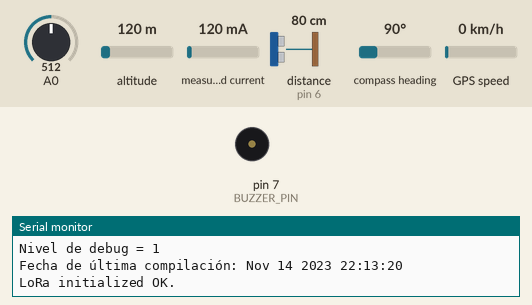
A program run on a simulated Arduino Nano, built with avr-gcc and run on an emulated ATmega328P. Shown: buzzer (waves = sounding, pin HIGH), the last lines printed to the serial monitor. The inputs (shaded band) are chosen by the test bench; at power-on: A0 = 512, altitude 120 m, measured current 120 mA, distance to the obstacle (sensor on pin 6) 80 cm, compass heading 90°, GPS speed 0 km/h. The GPS gets a fix after 3 s at 37.7749, -122.4194 with 8 satellites; no radio packets arrive unless stated.

Above: at 10.6 s.
At 21.16 s:
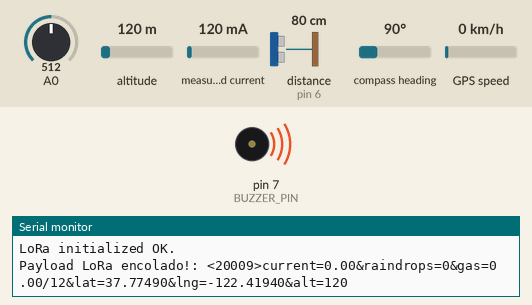
Timing chart, 0 to 26.3 s (numbered marks = the images above):
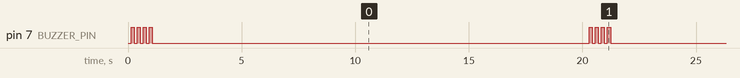

Measured:
- by itself, pin 7 (BUZZER_PIN): repeats every 20.2 s: 3 × (LOW 0.13 s, HIGH 0.13 s), LOW 19.2 s, HIGH 0.13 s
- by itself, everything shown: repeats every 20.0 s, in 8 steps

The program:

main.cpp
```cpp
/**
    Rutina principal que obtiene los valores sensados y los modula
    y transmite sobre LoRa@433MHz en una string especialmente diseñada.
    @file nodo-sisicic.ino
    @author Franco Abosso
    @author Julio Donadello
    @version 1.1 29/03/2021
*/

/// Headers iniciales (preceden a la declaración de variables).

// Header que contiene constantes relevantes al accionar de este programa.
#include "constants.h"          // Biblioteca propia.

// Bibliotecas necesarias para manejar al SX1278.
#include <SPI.h>                // https://www.arduino.cc/en/reference/SPI
#include <LoRa.h>               // https://github.com/sandeepmistry/arduino-LoRa

// Biblioteca utilizada para manejar al HC-SR04.
#include <NewPing.h>            // https://bitbucket.org/teckel12/arduino-new-ping/wiki/Home

// Biblioteca necesaria para calcular los valores RMS de los sensores de tensión y corriente.
#include <EmonLib.h>            // https://learn.openenergymonitor.org/electricity-monitoring/ctac/how-to-build-an-arduino-energy-monitor

// Biblioteca necesaria para reservar espacios de memoria fijos para las Strings utilizadas.
#include <StringReserveCheck.h> // https://www.forward.com.au/pfod/ArduinoProgramming/ArduinoStrings/index.html

// Biblioteca necesaria para manejar el GPS.
#include <TinyGPS++.h>          // https://github.com/mikalhart/TinyGPSPlus

// Biblioteca necesaria para emular otro puerto serie.
#include <SoftwareSerial.h>     // https://www.arduino.cc/en/Reference/SoftwareSerial

// Biblioteca necesaria para utilizar el watchdog timer.
#include <avr/wdt.h>            // https://www.nongnu.org/avr-libc/user-manual/group__avr__watchdog.html

/// Declaración de variables globales.

/**
    currents es un array de floats que contiene los valores de corriente medidos entre cada
    transmisión LoRa. El tamaño del array depende del intervalo de tiempo entre cada transmisión
    LoRa y el intervalo de tiempo entre cada medición.
    El valor que se transmite por LoRa en realidad es el valor promedio de este array.
    Una vez realizada la transmisión, todos los valores de este array vuelven a ponerse en 0.
*/
float currents[ARRAY_SIZE] = {0.0};

/**
    raindrops es un array de enteros con signo que contiene los resultados del polleo del pin de lluvia
    efectuados entre cada transmisión LoRa.
    El tamaño del array depende del intervalo de tiempo entre cada transmisión
    LoRa y el intervalo de tiempo entre cada medición.
    El valor que se transmite por LoRa en realidad es el resultado de una votación para evitar falsos positivos.
    Una vez realizada la transmisión, todos los valores de este array vuelven a ponerse en -1.
*/
int raindrops[ARRAY_SIZE] = {-1};

/**
    gas es un float que almacena la cantidad de litros de combustible presentes
    en el grupo electrógeno.
*/
float gas = 0.0;

/**
    index es una variable de tipo int utilizado para recorrer los arrays de medición.
    Una vez realizada la transmisión, vuelve a ponerse en 0.
*/
int index = 0;

/**
    refreshRequested contiene SENSORS_QTY variables booleanas que representan la necesidad
    inmediata de refrescar los valores de los arrays de medición. Estos tienen un orden arbitrario:
    { Corriente, Lluvia  }
    Una vez refrescado, cada uno de estos booleanos vuelve a ponerse en false.
*/
bool refreshRequested[SENSORS_QTY] = {false};

/**
    gasRequested es un flag que representa la necesidad inmediata de volver a medir el nivel
    de combustible del grupo electrógeno.
    Se diferencia de los otros sensores (los controlados por refreshRequested) porque esta medición
    se realiza una vez cada LORA_TIMEOUT segundos (no una vez cada TIMEOUT_READ_SENSORS segundos).
*/
bool gasRequested = true;

/**
    GPSRequested es un flag que representa la necesidad inmediata de volver a leer la posición
    del GPS.
    Se diferencia de los otros sensores (los controlados por refreshRequested) porque esta medición
    se realiza una vez cada LORA_TIMEOUT segundos (no una vez cada TIMEOUT_READ_SENSORS segundos).
*/
bool GPSRequested = true;

/**
    outcomingFull es una string que contiene el mensaje LoRa de salida preformateado especialmente
    para que, posteriormente, el concentrador LoRa pueda decodificarla.
*/
String outcomingFull;

/**
    incomingFull es una string que contiene el mensaje LoRa de entrada, incluyendo
    el identificador de nodo.
*/
String incomingFull;

/**
    incomingFullComplete es un flag que se pone en true luego de completarse la función de interrupción
    onRecieve de LoRa, provisto que la carga útil sea una string con entre 0 y INCOMING_FULL_MAX_SIZE
    bytes.
*/
bool incomingFullComplete = false;

/**
    greaterThanStr (>) es el delimitador entre el identificador de nodo y la carga útil
    del mensaje de entrada LoRa. Se carga en memoria una única vez en una String constante
    para evitar problemas de memoria heap.
*/
const String greaterThanStr = ">";

/**
    receiverStr es una string que sólo contiene el identificador de nodo
    recibido en un mensaje LoRa entrante.
*/
String receiverStr;

/**
    incomingPayload es una string que contiene sólo la carga útil del mensaje LoRa de entrada,
    utilizada sólo cuando el identificador de nodo coincide con DEVICE_ID o con BROADCAST_ID.
*/
String incomingPayload;

/**
    knownCommands es un array de Strings que contiene los comandos LoRa que
    se pueden ejecutar.
*/
const String knownCommands[KNOWN_COMMANDS_SIZE] = {
    "startAlert"    // inicia una alerta con el siguiente llamado a función: startAlert(750, 10);
};

/**
    latStr es una String que almacena temporalmente el valor de latitud devuelto por el GPS.
*/
String latStr;

/**
    lngStr es una String que almacena temporalmente el valor de longitud devuelto por el GPS.
*/
String lngStr;

/**
    altStr es una String que almacena temporalmente el valor de altitud devuelto por el GPS.
*/
String altStr;

/// Headers finales (proceden a la declaración de variables).

#include "pinout.h"             // Biblioteca propia.
#include "alerts.h"             // Biblioteca propia.
#include "timing_helpers.h"     // Biblioteca propia.
#include "sensors.h"            // Biblioteca propia.
#include "actuators.h"          // Biblioteca propia.
#include "decimal_helpers.h"    // Biblioteca propia.
#include "array_helpers.h"      // Biblioteca propia.
#include "LoRa_helpers.h"       // Biblioteca propia.

/// Funciones principales.

/**
    setup() lleva a cabo las siguientes tareas:
        - setea el pinout,
        - inicializa el periférico serial (real),
        - reserva espacios de memoria para las Strings,
        - inicializa el periférico serial del GPS (virtual),
        - inicializa el módulo LoRa,
        - inicializa el watchdog timer en 8 segundos.
    Si después de realizar estas tareas no se "cuelga", da inicio
    a una alerta "exitosa".
*/
void setup() {
    setupPinout();
    #if DEBUG_LEVEL >= 1
        Serial.begin(SERIAL_BPS);
        Serial.println("Nodo exterior");
        Serial.println("");
        Serial.println("Puerto serial inicializado en modo debug.");
        Serial.print("Nivel de debug = ");
        Serial.println(DEBUG_LEVEL);
        Serial.print("Fecha de última compilación: ");
        Serial.print(__DATE__);
        Serial.print(" ");
        Serial.println(__TIME__);
        Serial.println();
    #endif
    reserveMemory();
    LoRaInitialize();
    ssGPS.begin(GPS_BPS);
    startAlert(133, 4);
    #if USE_WATCHDOG_TMR == TRUE
        #if WATCHDOG_TMR >= 8
            wdt_enable(WDTO_8S);
        #elif WATCHDOG_TMR >= 4
            wdt_enable(WDTO_4S);
        #elif WATCHDOG_TMR >= 2
            wdt_enable(WDTO_2S);
        #else
            wdt_enable(WDTO_1S);
        #endif
    #endif
}

/**
    loop() determina las tareas que cumple el programa:
        - cada LORA_TIMEOUT segundos, envía un payload LoRa.
        - si corresponde, mide corriente, lluvia, combustible y GPS.
        - observa el estado actual de las variables de programa y, de ser necesario, actúa:
            - emite las alertas que sean necesarias,
            - ejecuta comandos entrantes de LoRa.
    Al finalizar el loop, resetea el watchdog timer.
    Esta función se repite hasta que se le dé un reset al programa.
*/
void loop() {
    if (runEvery(sec2ms(LORA_TIMEOUT), 1)) {
        // Deja de refrescar TODOS los sensores.
        stopRefreshingAllSensors();

        // Compone la carga útil de LoRa.
        composeLoRaPayload(currents, raindrops, gas, outcomingFull);

        #if DEBUG_LEVEL >= 1
            Serial.print("Payload LoRa encolado!: ");
            Serial.println(outcomingFull);
        #endif

        // Compone y envía el paquete LoRa.
        LoRa.beginPacket();
        LoRa.print(outcomingFull);
        LoRa.endPacket();

        // Pone al módulo LoRa en modo recepción.
        LoRa.receive();

        // Inicia la alerta preestablecida.
        startAlert(133, 4);

        // Reestablece los arrays de medición.
        cleanupArray(currents, ARRAY_SIZE);
        cleanupArray(raindrops, ARRAY_SIZE);

        // Reestablece el index de los arrays de medición.
        index = 0;

        // Vuelve a pedir que se refresque el estado del nivel de combustible.
        gasRequested = true;
    }

    if(runEvery(sec2ms(TIMEOUT_READ_SENSORS), 2)) {
        // Refresca TODOS los sensores dependientes de refreshRequested.
        refreshAllSensors();
        // Avanza el índice de TODOS los arrays de medición.
        index++;
        // Vuelve a pedir que se refresque el estado del GPS.
        GPSRequested = true;
    }

    if (!resetAlert && !pitidosRestantes) {
        if (refreshRequested[0]) {
            // Obtiene un nuevo valor de corriente.
            #ifndef CORRIENTE_MOCK
                eMon.calcVI(EMON_CROSSINGS, EMON_TIMEOUT);
            #endif
            getNewCurrent();
        }
        if (refreshRequested[1]) {
            // Obtiene un nuevo valor de lluvia.
            getNewRaindrop();
        }

        if (gasRequested) {
            // Obtiene un nuevo valor de combustible.
            getNewGas();
        }
    }

    alertObserver();
    LoRaCmdObserver();
    getNewGPS();

    #if DEBUG_LEVEL >= 2
        // scanTime();
    #endif

    #if USE_WATCHDOG_TMR == TRUE
        wdt_reset();
    #endif
}
```

LoRa_helpers.h
```cpp
/**
    Header que contiene funcionalidades referidas al módulo SX1278.
    @file LoRa_helpers.h
    @author Franco Abosso
    @author Julio Donadello
    @version 1.2 29/03/2021
*/

/*
    onRecieve() es la función por interrupción que se llama cuando
    existen datos en el buffer LoRa.
*/
void onReceive(int packetSize) {
    #if DEBUG_LEVEL >= 2
        Serial.println("Entering recieve mode");
    #endif

    // Si el tamaño del paquete entrante es nulo,
    // o si es superior al tamaño reservado para la string incomingFull
    // salir de la subrutina.
    if (packetSize == 0 || packetSize > INCOMING_FULL_MAX_SIZE) {
        return;
    }

    // No se puede utilizar readString() en un callback.
    // Se añaden los bytes uno por uno.
    while (LoRa.available()) {
        incomingFull += (char)LoRa.read();
    }

    // Se levanta un flag de finalización de lectura LoRa.
    incomingFullComplete = true;
}

void downlinkObserver() {
    if (incomingFullComplete) {
        // Extraer el delimitador ">" para diferenciar el ID del payload.
        int delimiter = incomingFull.indexOf(greaterThanStr);

        // Obtener el ID de receptor.
        receiverStr = incomingFull.substring(1, delimiter);
        int receiverID = receiverStr.toInt();
        #if DEBUG_LEVEL >= 1
            Serial.print("Receiver: ");
            Serial.println(receiverID);
        #endif

        // Si el ID del receptor coincide con nuestro ID o si es un broadcast:
        if (receiverID == DEVICE_ID || receiverID == BROADCAST_ID) {
            // Obtiene el payload entrante.
            incomingPayload = incomingFull.substring(delimiter + 1);
            #if DEBUG_LEVEL >= 1
                Serial.println("ID coincide!");
            #endif
        } else {
            #if DEBUG_LEVEL >= 2
                Serial.println("Descartado por ID!");
            #endif
        }

        // Limpiar variables.
        incomingFullComplete = false;
        incomingFull = "";
        receiverStr = "";
    }
}

/**
    LoRaInitialize() inicializa el módulo SX1278 con:
        - la frecuencia (LORA_FREQ) y la palabra de sincronización (LORA_SYNC_WORD) indicados en constants.h
        - los pines (NSS_PIN, RESET_PIN, DIO0_PIN) indicados en pinout.h,
    Además, define la función onRecieve como callback del evento onRecieve.
    Si por algún motivo fallara, "cuelga" al programa.
*/
void LoRaInitialize() {
    LoRa.setPins(NSS_PIN, RESET_PIN, DIO0_PIN);

    if (!LoRa.begin(LORA_FREQ)) {
        Serial.println("Starting LoRa failed!");
        blockingAlert(2000, 10);
        while (1);
    }
    LoRa.setSyncWord(LORA_SYNC_WORD);
    LoRa.onReceive(onReceive);
    LoRa.receive();

    #if DEBUG_LEVEL >= 1
        Serial.println("LoRa initialized OK.");
    #endif
}

/**
    reserveMemory() reserva memoria para las Strings.
    En caso de quedarse sin memoria, alerta por puerto serial
    e inicia una alerta de falla
*/
void reserveMemory() {
    receiverStr.reserve(DEVICE_ID_MAX_SIZE);
    incomingPayload.reserve(INCOMING_PAYLOAD_MAX_SIZE);
    incomingFull.reserve(INCOMING_FULL_MAX_SIZE);
    latStr.reserve(5 + GPS_DECIMAL_POSITIONS);
    lngStr.reserve(5 + GPS_DECIMAL_POSITIONS);
    altStr.reserve(5);

    if (!outcomingFull.reserve(MAX_SIZE_OUTCOMING_LORA_REPORT)) {
        #if DEBUG_LEVEL >= 1
            Serial.println("Strings out of memory!");
        #endif
        blockingAlert(133, 50);
        while (1);
    }
}

/**
    composeLoRaPayload() se encarga de crear la string de carga útil de LoRa,
    a partir de los estados actuales de los sensores.
    Por ejemplo, si:
        DEVICE_ID = 20009
        cts = {0.50, 0.80, 0.65}
        rain = {1, 0, 1, -1}
        gas = 123.5187
        CAPACIDAD_COMBUSTIBLE = 150
        GPS.location.lat() = -34.574749127
        GPS.location.lng() = 58.43552318
        GPS.location.alt() = 15.62
    Entonces, esta función sobreescribe la String a retornar con:
        "<20009>current=0.65&raindrops=1&gas=6.21/12&lat=-34.57475&lng=58.43552&alt=15"
    @param cts Array con los valores de medición de corriente.
    @param rain Array con los valores de medición de lluvia.
    @param gas Número con coma flotante con la medición de combustible.
    @param &rtn Dirección de memoria de la String a componer.
*/
void composeLoRaPayload(float cts[], int rain[], float gas, String& rtn) {
    // Payload LoRA = vector de bytes transmitidos en forma FIFO.
    // | Dev ID | Corriente | Lluvia | Combustible/capacidad | Latitud | Longitud | Altitud |
    rtn = "<";
    #ifdef DEVICE_ID
        rtn += ((int)DEVICE_ID);
    #else
        rtn += "***";
    #endif
    rtn += ">";

    rtn += "current";
    rtn += "=";
    rtn += compressArray(cts, ARRAY_SIZE);

    rtn += "&";
    rtn += "raindrops";
    rtn += "=";
    #ifndef RAINDROP_MOCK
        rtn += compressArray(rain, ARRAY_SIZE);
    #else
        rtn += ((int)RAINDROP_MOCK);
    #endif

    rtn += "&";
    rtn += "gas";
    rtn += "=";
    #ifndef GAS_MOCK
        rtn += round2decimals(gas);
    #else
        rtn += round2decimals(GAS_MOCK);
    #endif

    rtn += "/";
    #ifdef CAPACIDAD_COMBUSTIBLE
        rtn += ((int)CAPACIDAD_COMBUSTIBLE);
    #else
        rtn += "***";
    #endif

    #ifndef GPS_MOCK
        if (GPS.location.isValid()) {
            latStr = String(GPS.location.lat(), GPS_DECIMAL_POSITIONS);
            lngStr = String(GPS.location.lng(), GPS_DECIMAL_POSITIONS);
            altStr = String((int)GPS.altitude.meters());
        } else {
            latStr = "***";
            lngStr = "***";
            altStr = "***";
        }
    #else
        latStr = String(GPS_MOCK[0], GPS_DECIMAL_POSITIONS);
        lngStr = String(GPS_MOCK[1], GPS_DECIMAL_POSITIONS);
        altStr = String((int)GPS_MOCK[2]);
    #endif

    rtn += "&";
    rtn += "lat";
    rtn += "=";
    rtn += latStr;

    rtn += "&";
    rtn += "lng";
    rtn += "=";
    rtn += lngStr;

    rtn += "&";
    rtn += "alt";
    rtn += "=";
    rtn += altStr;
}
```

actuators.h
```cpp
/**
    Header que contiene funcionalidades referidas a los actuadores conectados.
    @file actuators.h
    @author Franco Abosso
    @author Julio Donadello
    @version 1.0 29/03/2021
*/

/**
    alertObserver() se encarga de consultar el estado de la variable resetAlert:
    si existe un pedido de iniciar la alerta, actualiza pitidosRestantes
    en base a totalPitidos (configurado por startAlert()) y baja el flag de pedido.
    Luego, si existen pedidos restantes, los realiza en base a tiempoPitido (configurado
    por startAlert()).
*/
void alertObserver() {
    if (resetAlert && pitidosRestantes == 0) {
        pitidosRestantes = totalPitidos;
        resetAlert = false;
    }
    if (pitidosRestantes > 0) {
        if(runEvery(tiempoPitido, 3)) {
            digitalWrite(BUZZER_PIN, !digitalRead(BUZZER_PIN));
            if (digitalRead(BUZZER_PIN) == BUZZER_INACTIVO) {
                pitidosRestantes--;
            }
        }
    } else {
        digitalWrite(BUZZER_PIN, BUZZER_INACTIVO);
    }
}

/**
    LoRaCmdObserver() se encarga de consultar el estado de la variable incomingPayload.
    Si la variable está vacía, sale de la función.
    Si el comando existe dentro del array de comandos conocidos, ejecuta cierta acción.
    Incluso si no existiera, limpia incomingPayload.
*/
void LoRaCmdObserver() {
    if (incomingPayload == "") {
        return;
    } else {
        #if DEBUG_LEVEL >= 1
            Serial.print("Quiero hacer esto >> ");
            Serial.println(incomingPayload);
        #endif
        if (incomingPayload == knownCommands[0]) {          // knownCommands[0]: startAlert
            startAlert(750, 10);
        } else {
            #if DEBUG_LEVEL >= 1
                Serial.println("Descartado por payload incorrecto!");
            #endif
        }
        incomingPayload = "";
    }
}
```

Source omitted: alerts.h (1696 bytes), array_helpers.h (2871 bytes), constants.h (3750 bytes), decimal_helpers.h (572 bytes), pinout.h (2933 bytes), sensors.h (4271 bytes), timing_helpers.h (2169 bytes)
